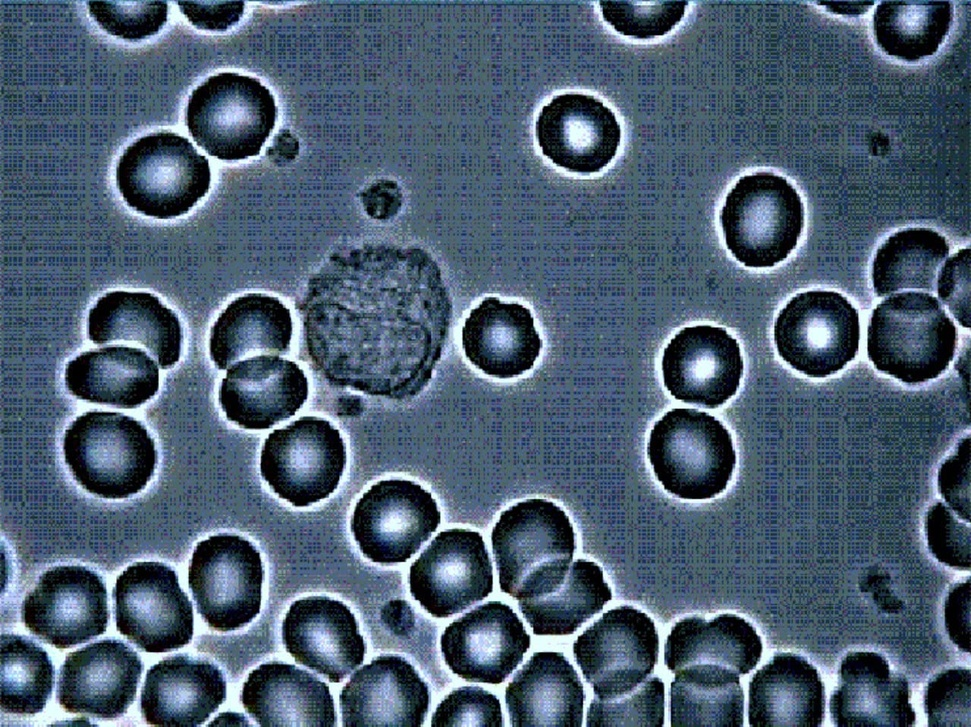
#> input picture cells.jpg, 971 x 727 px, shrunk from 1280 x 958 before the run, given in place of cells.png, which was not available
$ jupyter execute blood_task.ipynb
#> lines starting #> are read from the running program, lines starting #| are printed output that depends on the picture; after the words box and inside, x2 and y2 are one past the last pixel; in counts of white or black regions, pixels touching at a corner belong together; pictures that were not available may be replaced by others from this repository, and a replacement may not be noted
[cell 1]
import cv2 as cv
import numpy as np
import matplotlib.pyplot as plt
import math

[cell 2]
def imshow(img):
    plt.imshow(img, cmap='gray')
    plt.show()

[cell 3]
img = cv.imread('cells.png')
#> img is the input picture: shape (727, 971, 3); mean B, G, R 112.3, 93.6, 75.7
gray = cv.cvtColor(img, cv.COLOR_BGR2GRAY)
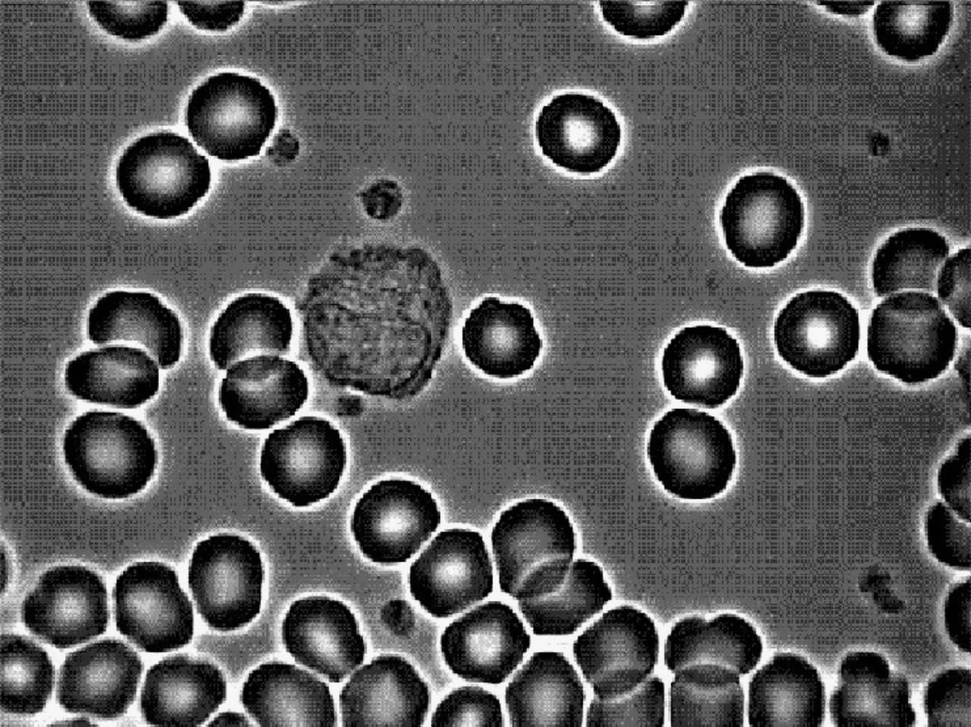
#> gray: shape (727, 971); min 0, max 254, mean 90.4
m, n = gray.shape
#> m = 727; n = 971
imshow(gray)

[cell 4]
kernel = cv.getStructuringElement(cv.MORPH_ELLIPSE,(4,4))
gradient = cv.morphologyEx(gray, cv.MORPH_GRADIENT, kernel)
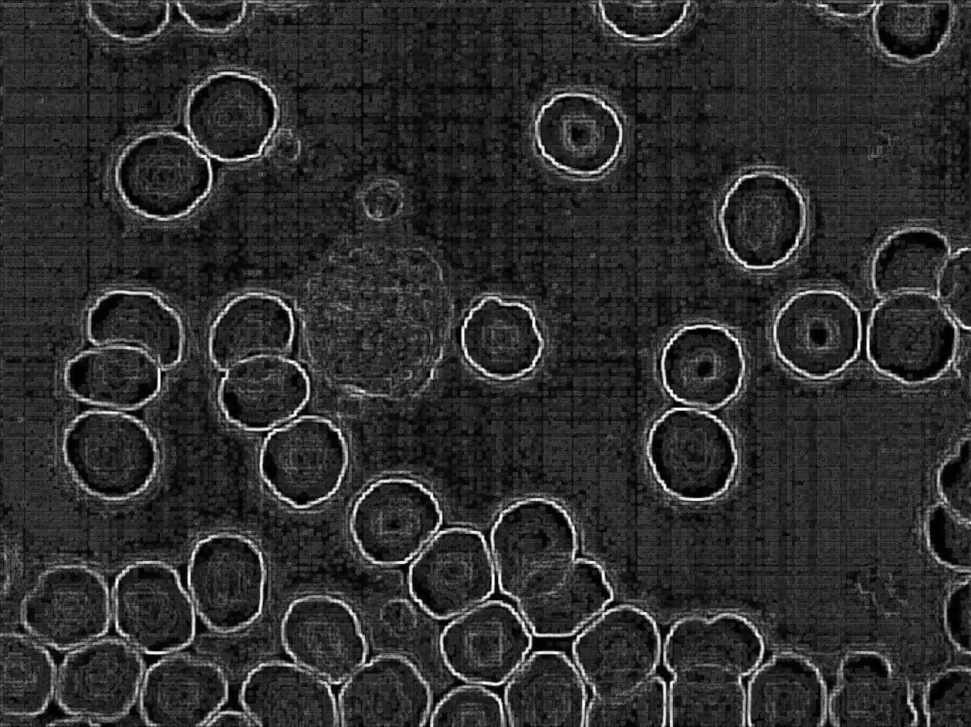
#> gradient: shape (727, 971); min 0, max 253, mean 46.4
imshow(gradient)

[cell 5]
plt.hist(gray)
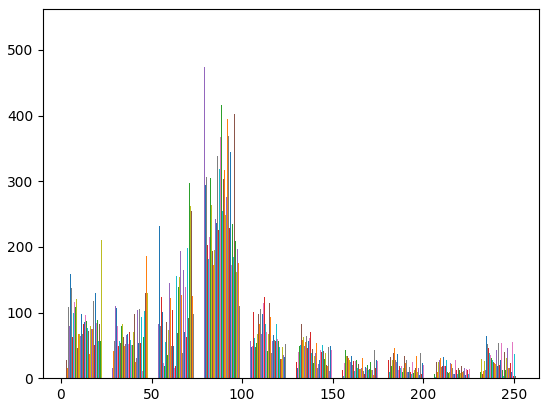
#> figure drawn by matplotlib, 1 panel; tallest bar 322 high, from x = 78.74 to 78.76; tallest bar 396 high, from x = 78.76 to 78.78; tallest bar 389 high, from x = 78.78 to 78.8

[cell 6]
ret, g = cv.threshold(gradient,0,255, cv.THRESH_OTSU)
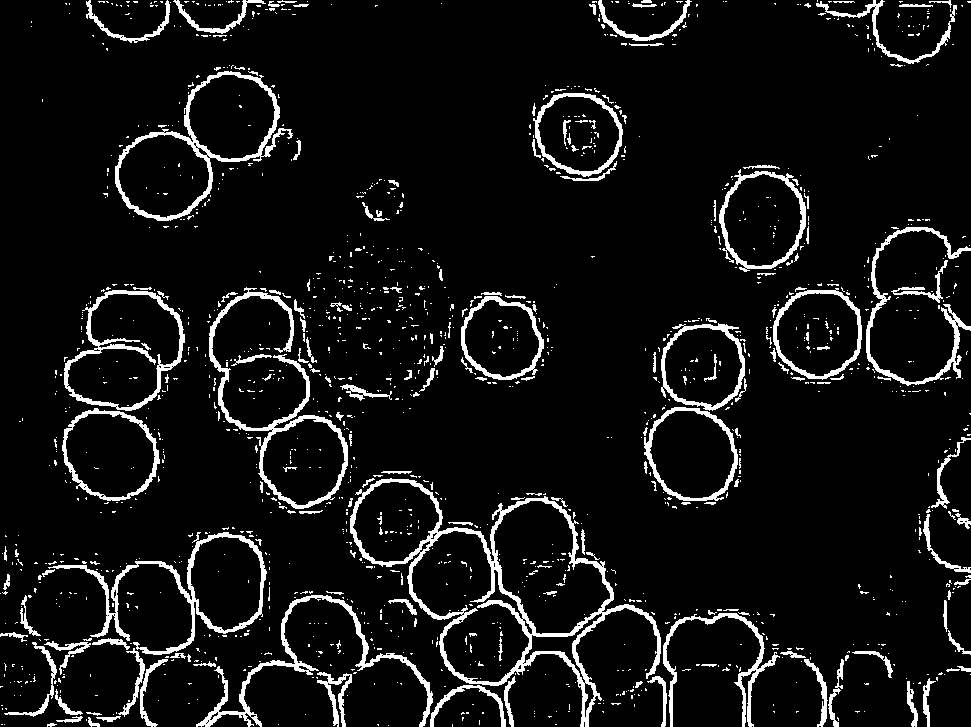
#> g: shape (727, 971); 7.4% white; 1482 white regions (1300 under 20 px), largest, box (x1, y1, x2, y2) and area: (350, 478, 661, 727) 6892, (209, 287, 348, 509) 3058, (48, 532, 267, 655) 2807
#> ret = 89
imshow(g)
print(cv.threshold(gradient,0,255, cv.THRESH_OTSU))
#> (printed output is left out)

[cell 7]
kernel = np.ones((2,2))
e = cv.erode(g ,kernel, iterations = 1)
#> e: shape (727, 971); 4.4% white in thin lines or dots
e=cv.blur(e,(5,5))
imshow(e)

[cell 8]
circle3 = cv.getStructuringElement(cv.MORPH_ELLIPSE, (3, 3))
# kernel = np.ones((3,3),np.uint8)
kernel=circle3
closing = cv.morphologyEx(e,cv.MORPH_CLOSE,kernel, iterations = 6)
imshow(closing)

[cell 9]
d=cv.dilate(closing, circle3)
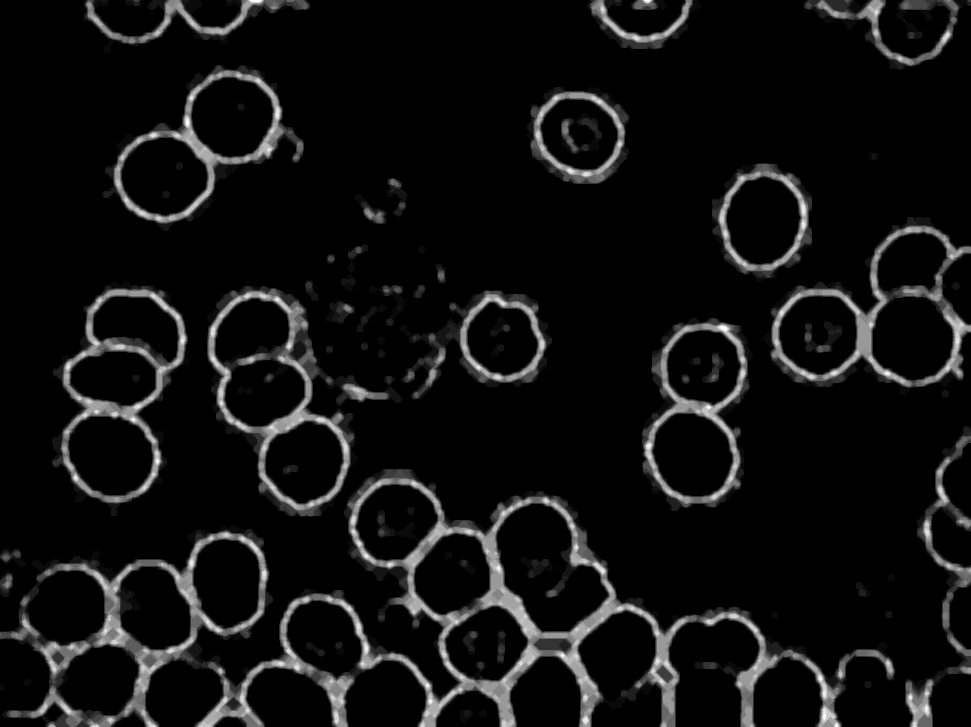
#> d: shape (727, 971); min 0, max 255, mean 17.1
imshow(d)

[cell 10]
ret, thresh = cv.threshold(cv.morphologyEx(d,cv.MORPH_CLOSE,kernel, iterations = 3),0,255, cv.THRESH_OTSU)
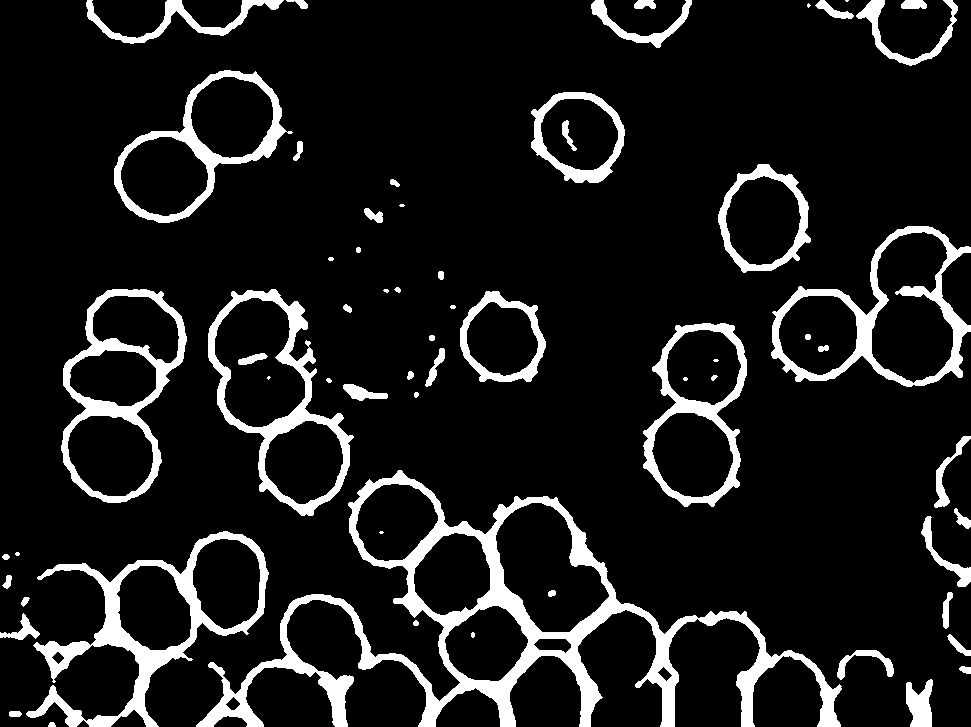
#> thresh: shape (727, 971); 10.8% white; 63 white regions (9 under 20 px), largest, box (x1, y1, x2, y2) and area: (196, 470, 842, 727) 23630, (26, 531, 269, 727) 8735, (771, 226, 971, 387) 6102
#> ret = 61
imshow(thresh)

[cell 11]
count_components, markers = cv.connectedComponents(255-thresh)
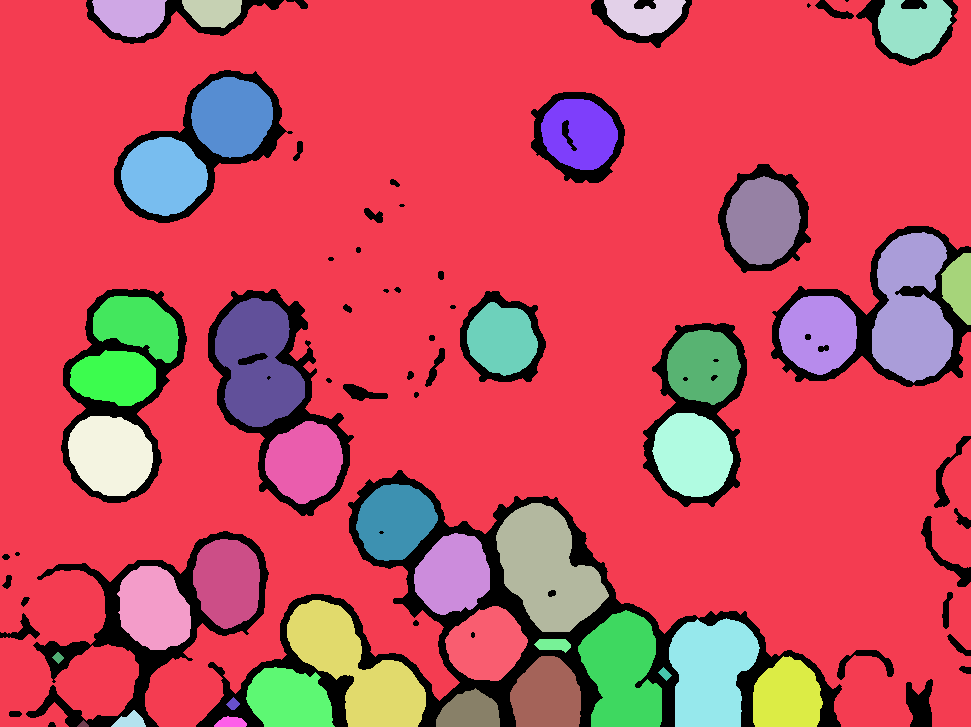
#> markers: shape (727, 971) int32; 41 distinct labels, from 0 to 40; one colour per label, 0 black
#> count_components = 41
print(count_components)
#| 41
plt.imshow(markers, cmap="jet")
